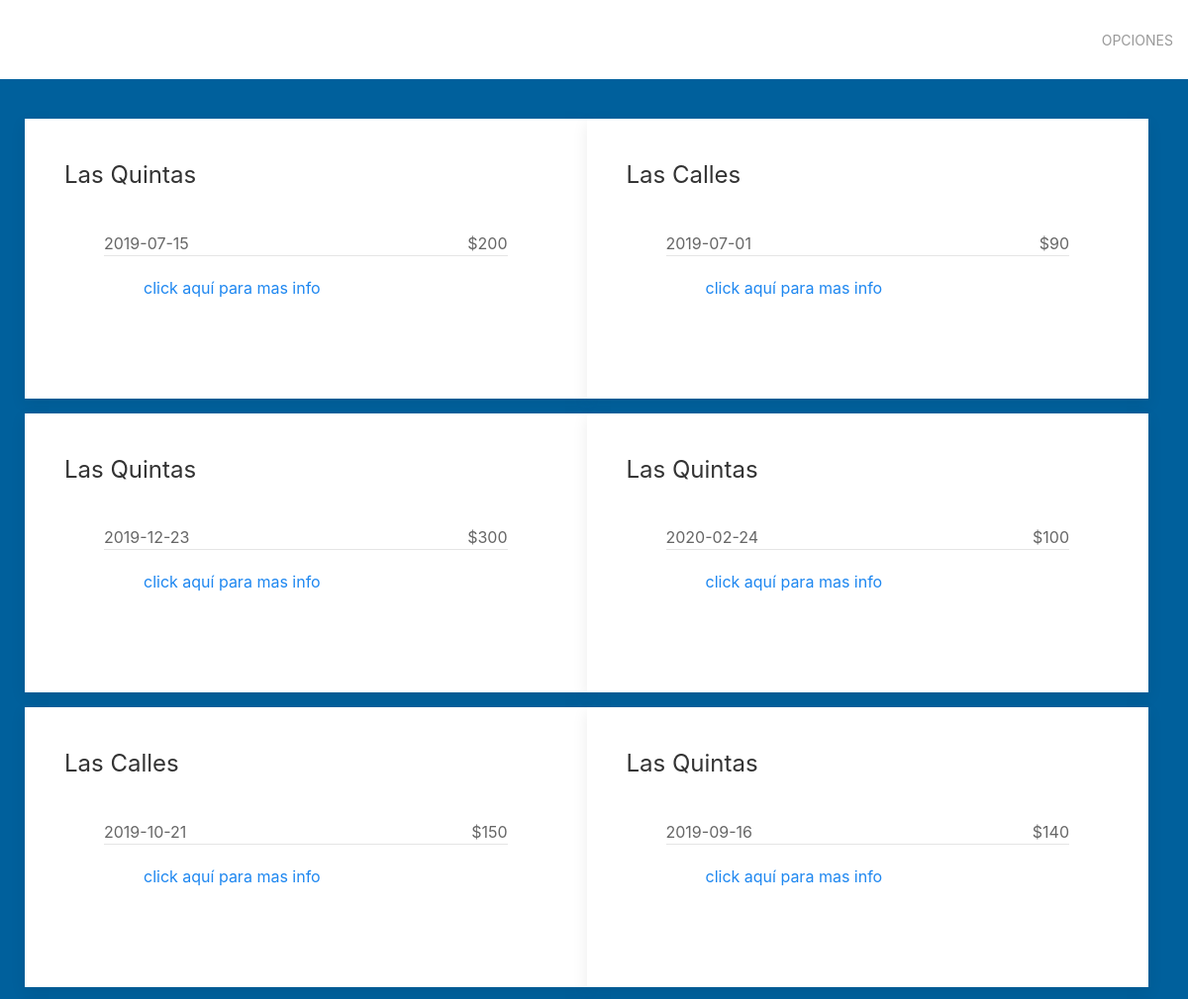
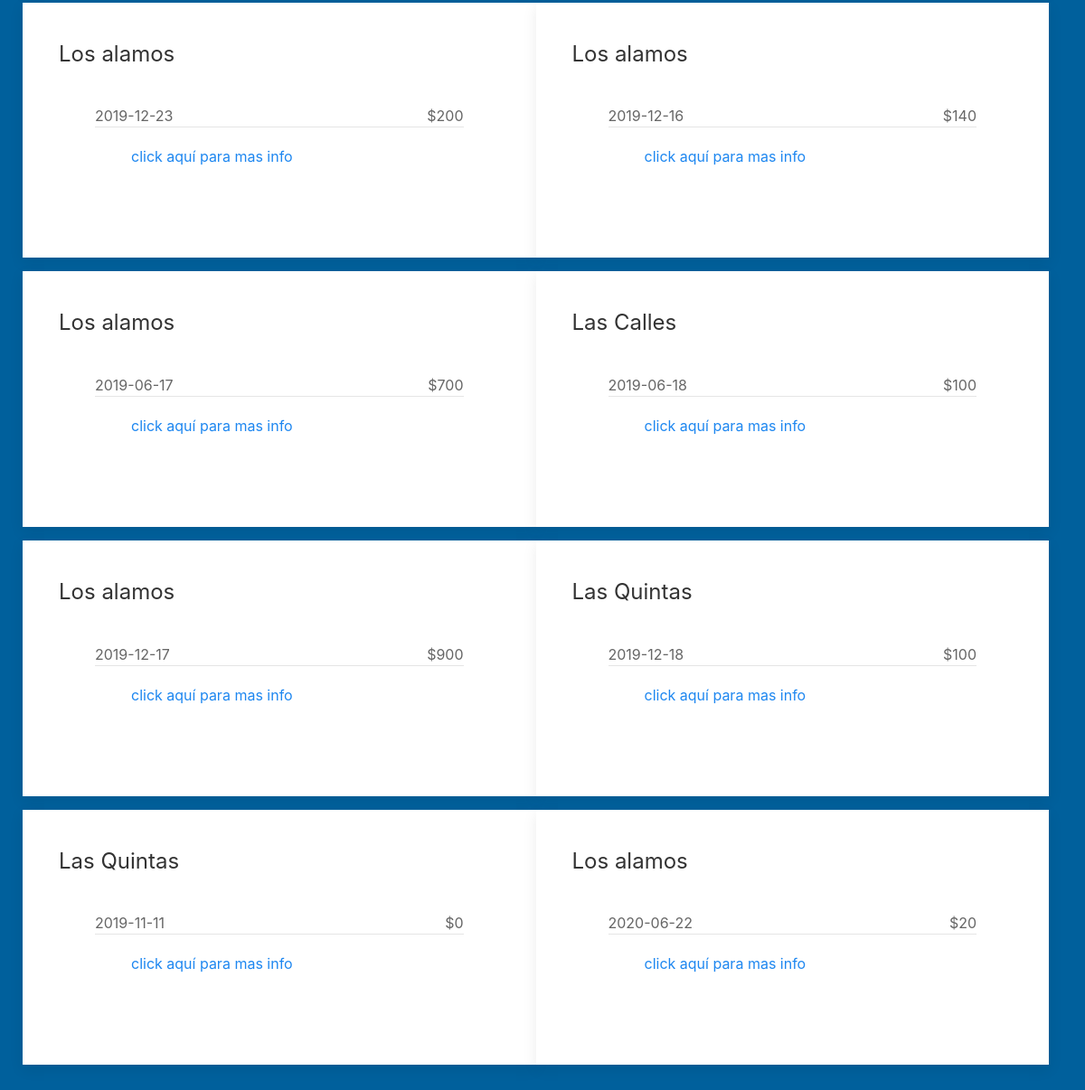
Screenshot of /HSH3/vistas/reservar-paquetes-user.php with the database file from the repository (2 pictures, top to bottom).
### tables this page shows
CREATE TABLE `residencia` (
  `id` int(11) NOT NULL,
  `nombre` varchar(45) NOT NULL,
  `pais` varchar(45) NOT NULL,
  `provincia` varchar(45) NOT NULL,
  `ciudad` varchar(45) NOT NULL,
  `descripcion` text NOT NULL,
  `imagen` mediumblob NOT NULL,
  `tipoimagen` varchar(10) NOT NULL
);

CREATE TABLE `paquete` (
  `id` int(11) NOT NULL,
  `id_res` int(11) NOT NULL,
  `semana` date NOT NULL,
  `estado` varchar(20) NOT NULL,
  `precio_base` int(11) NOT NULL,
  `id_usuario` varchar(35) NOT NULL
);

### HSH3/vistas/reservar-paquetes-user.php (the view, shortened to what this page needs)
<!DOCTYPE html>
<html lang="en" dir="ltr">
  <head>
    <link rel="stylesheet" type="text/css" href="../css/uikit.min.css" />
    <link rel="stylesheet" type="text/css" href="../css/personal.css" />
  </head>
  <body class="uk-height-viewport my-background-color">
    <nav class="uk-navbar-container" style="background-color:white" uk-navbar>
      <div class="uk-navbar-left">
        <ul class="uk-navbar-nav">
            <li><a href="../vistas/home-user.php"><img data-src="../files/hsh-logo.png"  width="150" uk-img></a></li>
        </ul>
      </div>
      <div class="uk-navbar-right">
        <ul class="uk-navbar-nav">
            <li><a href="#">OPCIONES</a></li>
        </ul>
      </div>
    </nav>
    <div class="uk-padding uk-child-width-1-2 uk-grid-small uk-grid-match" uk-grid>
       <?php
        $id_user=$_SESSION['id'];
        include("../modelos/funciones-paquetes.php");
        $consulta= "SELECT * FROM residencia r INNER JOIN  paquete p ON r.id=p.id_res WHERE p.id_usuario = '$id_user'";
        $enviar= mysqli_query($conexion,$consulta);
        while ($rows=mysqli_fetch_array($enviar) ) {
          ?>
          <div class="uk-card uk-card-default uk-card-body uk-width-1-2 " uk-card>
            <div class="uk-card-title">
              <?php echo $rows["nombre"]; ?>
            </div>
            <div class="uk-card-body">
              <?php echo $rows["semana"]; ?>
              <div class="uk-float-right">
                <?php echo "$".$rows["precio_base"]; ?>
              </div>
              <div class="uk-card-footer">
                <a href="../vistas/detalle-paquete-user.php?id=<?php echo $rows['id']; ?>">click aquí para mas info</a>
              </div>
            </div>
          </div>
          <?php
        }
      ?>
    </div>
</html>

### HSH3/css/personal.css (style rules this page uses)
.my-background-color { background: rgba(0,96,156,1); }

### rows the page displays
residencia: nombre "Las Quintas", paquete.semana "2019-07-15", paquete.precio_base "200", paquete.semana "2019-12-23", paquete.precio_base "300", paquete.semana "2020-02-24", paquete.precio_base "100", paquete.semana "2019-09-16", paquete.precio_base "140", paquete.semana "2019-12-18", paquete.semana "2019-11-11", paquete.precio_base "0"
residencia: nombre "Las Calles", paquete.semana "2019-07-01", paquete.precio_base "90", paquete.semana "2019-10-21", paquete.precio_base "150", paquete.semana "2019-06-18", paquete.precio_base "100"
residencia: nombre "Los alamos", paquete.semana "2019-12-23", paquete.precio_base "200", paquete.semana "2019-12-16", paquete.precio_base "140", paquete.semana "2019-06-17", paquete.precio_base "700", paquete.semana "2019-12-17", paquete.precio_base "900", paquete.semana "2020-06-22", paquete.precio_base "20"
